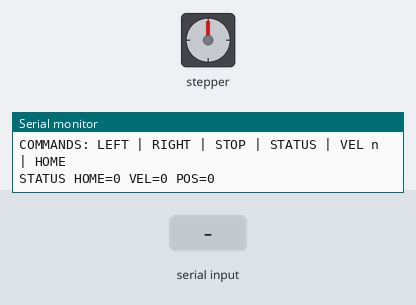
The sketch below on a simulated Arduino Mega 2560, built with avr-gcc and run on an emulated ATmega2560. Parts: stepper motor, the last lines printed to the serial monitor. Wiring (inferred from the names in the program): stepper motor driver (200 steps per turn assumed): step pin 22; direction pin 23. Inputs (shaded band) come from the test bench.

Above: at 1.2 s.
1.3 s: "LEFT\n" received over Serial
At 1.45 s:
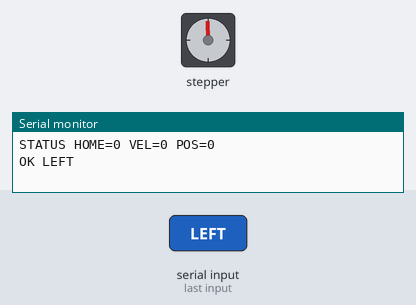
At 2.05 s:
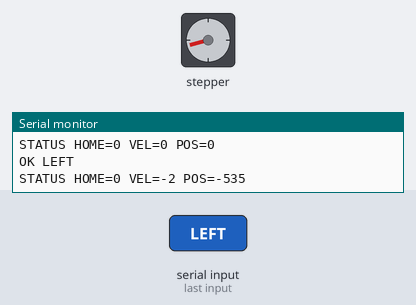
4.3 s: "RIGHT\n" received over Serial
At 4.45 s:
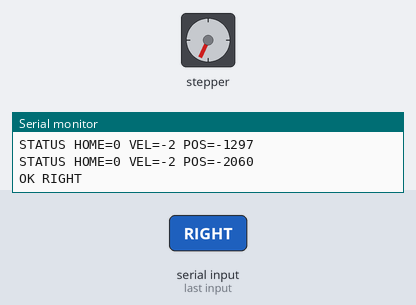
7.3 s: "LEFT\n" received over Serial
10.3 s: "HOME\n" received over Serial
13.3 s: "VEL 90\n" received over Serial
At 13.75 s:
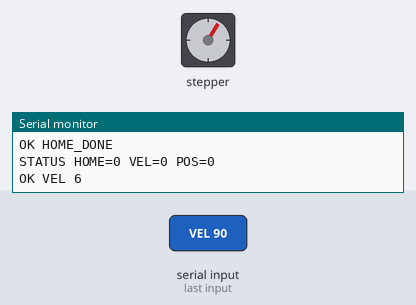
19.3 s: byte 13 ('\r') received over Serial
Timing chart, 0 to 23.3 s (numbered marks = the images above; inputs shaded):
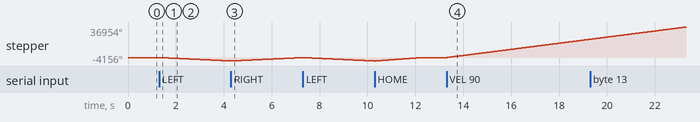

The sketch:

base_mouse_serial.ino
```cpp
const int STEP_PIN = 22;
const int DIR_PIN = 23;
const int ENABLE_PIN = -1;
const bool DIR_RIGHT_HIGH = true;
const unsigned long STEP_PULSE_HIGH_US = 12;
const unsigned long STATUS_INTERVAL_MS = 1000;
const unsigned long HOME_STEP_INTERVAL_US = 850;
const int MAX_SPEED_LEVEL = 6;
const unsigned long STEP_INTERVALS_US[MAX_SPEED_LEVEL + 1] = {0, 1700, 1300, 1000, 760, 600, 480};

String rxBuffer;
int motionVelocity = 0;
bool homeActive = false;
unsigned long lastStepMicros = 0;
unsigned long lastStatusMillis = 0;
long basePosition = 0;

void setup() {
  Serial.begin(115200);
  rxBuffer.reserve(64);

  pinMode(STEP_PIN, OUTPUT);
  pinMode(DIR_PIN, OUTPUT);
  digitalWrite(STEP_PIN, LOW);
  digitalWrite(DIR_PIN, LOW);

  if (ENABLE_PIN >= 0) {
    pinMode(ENABLE_PIN, OUTPUT);
    digitalWrite(ENABLE_PIN, LOW);
  }

  Serial.println("READY BASE_MOUSE_SERIAL");
  Serial.println("COMMANDS: LEFT | RIGHT | STOP | STATUS | VEL n | HOME");
}

void loop() {
  readSerial();
  updateMotion();
  publishStatus();
}

void readSerial() {
  while (Serial.available() > 0) {
    char c = (char)Serial.read();
    if (c == '\r') {
      continue;
    }
    if (c == '\n') {
      rxBuffer.trim();
      if (rxBuffer.length() > 0) {
        handleCommand(rxBuffer);
      }
      rxBuffer = "";
      continue;
    }
    rxBuffer += c;
    if (rxBuffer.length() > 60) {
      rxBuffer = "";
      Serial.println("ERR LONG_CMD");
    }
  }
}

void handleCommand(const String &cmd) {
  int velocity = 0;
  if (sscanf(cmd.c_str(), "VEL %d", &velocity) == 1) {
    if (velocity > MAX_SPEED_LEVEL) {
      velocity = MAX_SPEED_LEVEL;
    } else if (velocity < -MAX_SPEED_LEVEL) {
      velocity = -MAX_SPEED_LEVEL;
    }
    homeActive = false;
    motionVelocity = velocity;
    Serial.print("OK VEL ");
    Serial.println(motionVelocity);
    return;
  }

  if (cmd == "LEFT") {
    homeActive = false;
    motionVelocity = -2;
    Serial.println("OK LEFT");
    return;
  }

  if (cmd == "RIGHT") {
    homeActive = false;
    motionVelocity = 2;
    Serial.println("OK RIGHT");
    return;
  }

  if (cmd == "STOP") {
    homeActive = false;
    motionVelocity = 0;
    Serial.println("OK STOP");
    return;
  }

  if (cmd == "HOME") {
    motionVelocity = 0;
    homeActive = true;
    Serial.println("OK HOME");
    return;
  }

  if (cmd == "STATUS") {
    Serial.print("HOME=");
    Serial.print(homeActive ? 1 : 0);
    Serial.print(" VEL=");
    Serial.print(motionVelocity);
    Serial.print(" POS=");
    Serial.println(basePosition);
    return;
  }

  Serial.print("ERR UNKNOWN: ");
  Serial.println(cmd);
}

void stepMotor(bool moveRight, unsigned long stepIntervalUs) {
  unsigned long now = micros();
  if (now - lastStepMicros < stepIntervalUs) {
    return;
  }
  lastStepMicros = now;

  bool dirSignal = moveRight ? DIR_RIGHT_HIGH : (DIR_RIGHT_HIGH ? false : true);
  digitalWrite(DIR_PIN, dirSignal ? HIGH : LOW);
  digitalWrite(STEP_PIN, HIGH);
  delayMicroseconds(STEP_PULSE_HIGH_US);
  digitalWrite(STEP_PIN, LOW);
  basePosition += moveRight ? 1 : -1;
}

void updateMotion() {
  if (homeActive) {
    if (basePosition == 0) {
      homeActive = false;
      motionVelocity = 0;
      Serial.println("OK HOME_DONE");
      return;
    }
    stepMotor(basePosition < 0, HOME_STEP_INTERVAL_US);
    return;
  }

  if (motionVelocity == 0) {
    return;
  }

  int speedLevel = abs(motionVelocity);
  if (speedLevel > MAX_SPEED_LEVEL) {
    speedLevel = MAX_SPEED_LEVEL;
  }
  stepMotor(motionVelocity > 0, STEP_INTERVALS_US[speedLevel]);
}

void publishStatus() {
  unsigned long now = millis();
  if (now - lastStatusMillis < STATUS_INTERVAL_MS) {
    return;
  }
  lastStatusMillis = now;

  Serial.print("STATUS HOME=");
  Serial.print(homeActive ? 1 : 0);
  Serial.print(" VEL=");
  Serial.print(motionVelocity);
  Serial.print(" POS=");
  Serial.println(basePosition);
}
```

Measured:
- after the input at 1.3 s, stepper: keeps turning counter-clockwise at about 1373°/s, starting at once
- after the input at 13.3 s, stepper: keeps turning clockwise at about 3696°/s, starting at once
